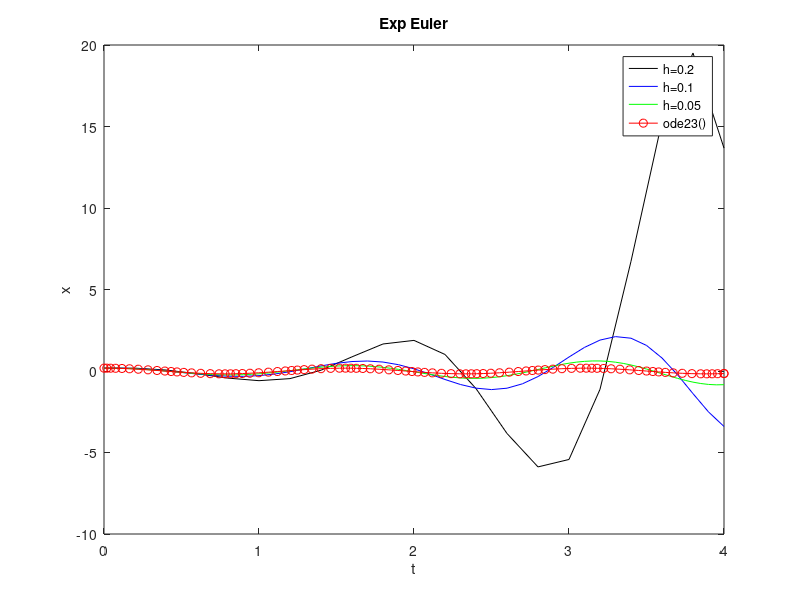

Recreate this plot in MATLAB.
function Explicit_Eular_C()

close all
clear all

s = pi/18;
% Solving the ODE for
% 0<t<4 with x1(0)=s and x2(0)=0 [range of t and x ]

%Own Euler Solver
[t1,x1]=MyEulerSys(@dxdt,[0 4],[s 0],0.2);                                   %[range of t,x and h]
[t2,x2]=MyEulerSys(@dxdt,[0 4],[s 0],0.1);
[t3,x3]=MyEulerSys(@dxdt,[0 4],[s 0],0.05);

%Matlab Solver
[tmat,xmat]=ode23(@dxdt,[0 4],[s 0]);
plot(t1,x1(:,1),'k-',t2,x2(:,1),'b-',t3,x3(:,1),'g-',tmat,xmat(:,1),'ro-')
legend('h=0.2','h=0.1','h=0.05','ode23()');                                 %[ploting the result]
xlabel('t');
ylabel('x');
title("Exp Euler");


function [t,x]=MyEulerSys(ODEfunc,tspan,x0,h)
%This function uses Euler method to solve a
%system of ODEs
t=tspan(1):h:tspan(2);
x(1,:)=x0;
for n=1:length(t)-1
    x(n+1,:)=x(n,:)+ODEfunc(t(n),x(n,:))'*h;
end
 
 
function xp=dxdt(t,x)                                                       %[function for the ODE, canonical form] 
xp(1)=x(2);
xp(2)=-16.35.*x(1);
xp=xp';